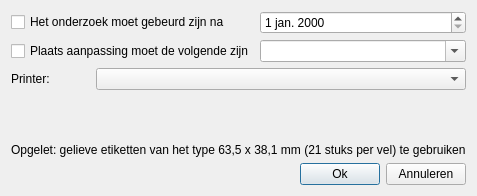
<?xml version="1.0" encoding="UTF-8"?>
<ui version="4.0">
 <class>Etiketten</class>
 <widget class="QDialog" name="Etiketten">
  <property name="windowModality">
   <enum>Qt::WindowModal</enum>
  </property>
  <property name="geometry">
   <rect>
    <x>0</x>
    <y>0</y>
    <width>436</width>
    <height>196</height>
   </rect>
  </property>
  <property name="contextMenuPolicy">
   <enum>Qt::DefaultContextMenu</enum>
  </property>
  <property name="windowTitle">
   <string>Etiketten</string>
  </property>
  <property name="windowIcon">
   <iconset resource="../icons.qrc">
    <normaloff>:/icons/agt_print-64.png</normaloff>:/icons/agt_print-64.png</iconset>
  </property>
  <property name="locale">
   <locale language="Dutch" country="Belgium"/>
  </property>
  <property name="modal">
   <bool>true</bool>
  </property>
  <layout class="QVBoxLayout" name="verticalLayout">
   <item>
    <layout class="QGridLayout" name="gridLayout">
     <item row="0" column="0">
      <widget class="QCheckBox" name="c_onderzoekNa">
       <property name="text">
        <string>Het onderzoek moet gebeurd zijn na</string>
       </property>
      </widget>
     </item>
     <item row="0" column="1">
      <widget class="QDateEdit" name="m_onderzoekNa"/>
     </item>
     <item row="1" column="0">
      <widget class="QCheckBox" name="c_plaats">
       <property name="text">
        <string>Plaats aanpassing moet de volgende zijn</string>
       </property>
      </widget>
     </item>
     <item row="1" column="1">
      <widget class="QComboBox" name="m_plaats">
       <property name="editable">
        <bool>true</bool>
       </property>
      </widget>
     </item>
    </layout>
   </item>
   <item>
    <layout class="QHBoxLayout" name="horizontalLayout_2">
     <item>
      <widget class="QLabel" name="l_printer">
       <property name="sizePolicy">
        <sizepolicy hsizetype="Preferred" vsizetype="Preferred">
         <horstretch>0</horstretch>
         <verstretch>0</verstretch>
        </sizepolicy>
       </property>
       <property name="text">
        <string>Printer:</string>
       </property>
      </widget>
     </item>
     <item>
      <spacer name="horizontalSpacer_2">
       <property name="orientation">
        <enum>Qt::Horizontal</enum>
       </property>
       <property name="sizeType">
        <enum>QSizePolicy::Preferred</enum>
       </property>
       <property name="sizeHint" stdset="0">
        <size>
         <width>40</width>
         <height>20</height>
        </size>
       </property>
      </spacer>
     </item>
     <item>
      <widget class="QComboBox" name="m_printer">
       <property name="sizePolicy">
        <sizepolicy hsizetype="Expanding" vsizetype="Fixed">
         <horstretch>0</horstretch>
         <verstretch>0</verstretch>
        </sizepolicy>
       </property>
      </widget>
     </item>
    </layout>
   </item>
   <item>
    <spacer name="verticalSpacer">
     <property name="orientation">
      <enum>Qt::Vertical</enum>
     </property>
     <property name="sizeHint" stdset="0">
      <size>
       <width>20</width>
       <height>40</height>
      </size>
     </property>
    </spacer>
   </item>
   <item>
    <widget class="QLabel" name="l_opgelet">
     <property name="text">
      <string>Opgelet: gelieve etiketten van het type 63,5 x 38,1 mm (21 stuks per vel) te gebruiken</string>
     </property>
    </widget>
   </item>
   <item>
    <layout class="QHBoxLayout" name="horizontalLayout">
     <item>
      <spacer name="horizontalSpacer">
       <property name="orientation">
        <enum>Qt::Horizontal</enum>
       </property>
       <property name="sizeHint" stdset="0">
        <size>
         <width>40</width>
         <height>20</height>
        </size>
       </property>
      </spacer>
     </item>
     <item>
      <widget class="QPushButton" name="b_ok">
       <property name="text">
        <string>Ok</string>
       </property>
      </widget>
     </item>
     <item>
      <widget class="QPushButton" name="b_annuleren">
       <property name="text">
        <string>Annuleren</string>
       </property>
      </widget>
     </item>
    </layout>
   </item>
  </layout>
 </widget>
 <resources>
  <include location="../icons.qrc"/>
 </resources>
 <connections/>
</ui>
